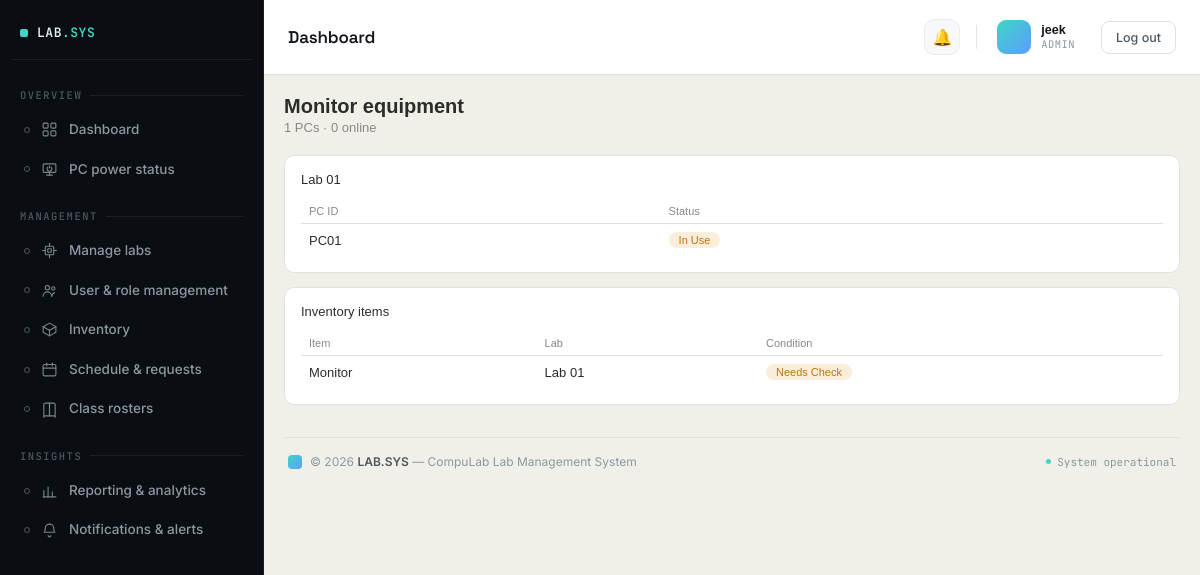
The page /labs/equipment/ (signed in) on the database its author committed.
### accounts/models.py (models this page shows, shortened)
class User(AbstractUser):
    ROLE_CHOICES = [
        ('admin', 'Admin'),
        ('incharge', 'Lab In-charge'),
        ('instructor', 'Instructor'),
        ('student', 'Student'),
    ]
    role = models.CharField(max_length=20, choices=ROLE_CHOICES, default='instructor')
    id_number = models.CharField(
        max_length=50, blank=True, default='',
        help_text='Student/Instructor ID — used to match this account to reservation requests and lab PC check-ins. Separate from the login username.'
    )
    assigned_lab = models.ForeignKey(
        'labs.Lab',
        null=True,
        blank=True,
        on_delete=models.SET_NULL,
        related_name='assigned_users'
    )
    email_notifications_enabled = models.BooleanField(default=True)

### labs/models.py (models this page shows, shortened)
class Lab(models.Model):
    name = models.CharField(max_length=100)
    location = models.CharField(max_length=200, blank=True)
    opening_time = models.TimeField(
        default='07:00',
        help_text='Daily opening time, used as the capacity basis for utilization % in reports.'
    )
    closing_time = models.TimeField(
        default='21:00',
        help_text='Daily closing time, used as the capacity basis for utilization % in reports.'
    )

class PC(models.Model):
    STATUS = [
        ('online', 'Online'),
        ('offline', 'Offline'),
        ('in_use', 'In Use'),
        ('issue', 'Has Issue'),
    ]
    lab = models.ForeignKey(Lab, on_delete=models.CASCADE, related_name='pcs')
    pc_id = models.CharField(max_length=10)
    ip_address = models.GenericIPAddressField(
        null=True, blank=True,
        help_text='Used to actually check whether this PC is reachable on the network.'
    )
    status = models.CharField(max_length=10, choices=STATUS, default='offline')
    last_active = models.DateTimeField(null=True, blank=True)
    current_user = models.ForeignKey(
        settings.AUTH_USER_MODEL,
        null=True, blank=True,
        on_delete=models.SET_NULL,
        related_name='pcs_in_use',
        help_text="The student currently signed in on this PC, set when they unlock it with their Student ID and password. Cleared once the PC goes offline or is reassigned.",
    )

class InventoryItem(models.Model):
    CONDITION = [
        ('good', 'Good'),
        ('fair', 'Fair'),
        ('needs_check', 'Needs Check'),
        ('faulty', 'Faulty'),
    ]
    STATUS = [
        ('operational', 'Operational'),
        ('under_repair', 'Under Repair'),
        ('retired', 'Retired'),
    ]
    name = models.CharField(max_length=200)
    category = models.CharField(max_length=100)
    quantity = models.PositiveIntegerField()
    condition = models.CharField(max_length=20, choices=CONDITION)
    status = models.CharField(max_length=20, choices=STATUS, default='operational')
    lab = models.ForeignKey(Lab, on_delete=models.CASCADE)
    last_checked = models.DateField(null=True, blank=True)

### labs/views.py (the view)
# urls.py: path('equipment/', views.EquipmentView.as_view(), name='equipment'),
class EquipmentView(RoleRequiredMixin, TemplateView):
    allowed_roles = ['admin', 'incharge']
    template_name = 'labs/equipment.html'
    def get_context_data(self, **kwargs):
        ctx = super().get_context_data(**kwargs)
        ctx['labs'] = Lab.objects.prefetch_related('pcs').all()
        ctx['items'] = InventoryItem.objects.select_related('lab').all()
        ctx['total_pcs'] = PC.objects.count()
        ctx['online_pcs'] = PC.objects.filter(status='online').count()
        return ctx

### accounts/context_processors.py (called while the page is built)
def sidebar_counts(request):
    if not request.user.is_authenticated:
        return {}
    return {
        'unread_notifications_count': Notification.objects.filter(
            user=request.user, read=False
        ).count(),
        'open_issues_count': Issue.objects.filter(status='open').count()
        if request.user.role in ['admin', 'incharge'] else 0,
    }

### accounts/mixins.py (called while the page is built)
    def dispatch(self, request, *args, **kwargs):
        if not request.user.is_authenticated:
            return self.handle_no_permission()
        if self.allowed_roles and request.user.role not in self.allowed_roles:
            raise PermissionDenied
        return super().dispatch(request, *args, **kwargs)

### compulab/templates/labs/equipment.html (shortened to what this page needs)
{% extends "base.html" %}
{% block content %}
<div class="page-header">
  <div>
    <h1>Monitor equipment</h1>
    <div class="sub">{{ total_pcs }} PCs · {{ online_pcs }} online</div>
  </div>
</div>
{% for lab in labs %}
  <div class="card">
    <div class="section-title">{{ lab.name }}</div>
    <table class="table">
      <thead><tr><th>PC ID</th><th>Status</th></tr></thead>
      <tbody>
        {% for pc in lab.pcs.all %}
          <tr>
            <td>{{ pc.pc_id }}</td>
            <td><span class="status-pill pill-{{ pc.status }}">{{ pc.get_status_display }}</span></td>
          </tr>
        {% empty %}
          <tr><td colspan="2"><p class="empty">No PCs in this lab.</p></td></tr>
        {% endfor %}
      </tbody>
    </table>
  </div>
{% empty %}
  <div class="card"><p class="empty">No labs set up yet.</p></div>
{% endfor %}
<div class="card">
  <div class="section-title">Inventory items</div>
  <table class="table">
    <thead><tr><th>Item</th><th>Lab</th><th>Condition</th></tr></thead>
    <tbody>
      {% for item in items %}
        <tr>
          <td>{{ item.name }}</td>
          <td>{{ item.lab.name }}</td>
          <td><span class="status-pill pill-{{ item.condition }}">{{ item.get_condition_display }}</span></td>
        </tr>
      {% empty %}
        <tr><td colspan="3"><p class="empty">No items recorded.</p></td></tr>
      {% endfor %}
    </tbody>
  </table>
</div>
{% endblock %}

### compulab/templates/dashboard/navbar.html (shortened to what this page needs)
<div class="topbar">
  <div class="topbar-title">{{ page_title|default:"Dashboard" }}</div>
  <div class="topbar-right">
    <div class="topbar-notif">
      <a href="{% url 'notifications' %}" title="Notifications">
        🔔
      </a>
    </div>
    <div class="topbar-user">
      <div class="avatar">
      </div>
      <div class="user-meta">
        <span class="user-name">{{ request.user.get_full_name|default:request.user.username }}</span>
        <span class="user-role">{{ request.user.role|default:"Admin" }}</span>
      </div>
    </div>
    <form method="post" action="{% url 'logout' %}" style="display:inline;">
      <button type="submit" class="btn">Log out</button>
    </form>
  </div>
</div>

### compulab/templates/base.html (style rules this page uses)
* { box-sizing: border-box; margin: 0; padding: 0; }
html, body { height: 100%; }
body { font-family: sans-serif; background: #f1f0e8; color: #2c2c2a; }
:root { --topbar-accent: #3ed6c4; --topbar-accent-tint: rgba(62,214,196,0.12); --topbar-ink-1: #12171d; --topbar-text-1: #4d5761; --topbar-text-2: #8b98a3; }
.card { background: white; border: 1px solid #e0e0e0; border-radius: 10px; padding: 16px; margin-bottom: 14px; }
.section-title { font-size: 13px; font-weight: 500; margin-bottom: 12px; }
.table { width: 100%; border-collapse: collapse; font-size: 13px; }
.table th { text-align: left; padding: 6px 8px; color: #888; font-weight: 500; border-bottom: 1px solid #e0e0e0; font-size: 11px; }
.table td { padding: 8px; border-bottom: 1px solid #f0f0f0; }
.table tr:last-child td { border-bottom: none; }
a { color: inherit; }
.page-header { display: flex; align-items: center; justify-content: space-between; margin-bottom: 20px; flex-wrap: wrap; gap: 12px; }
.page-header h1 { font-size: 20px; font-weight: 600; }
.page-header .sub { font-size: 13px; color: #888; margin-top: 2px; }
.status-pill { display: inline-block; padding: 2px 10px; border-radius: 10px; font-size: 11px; font-weight: 500; text-transform: capitalize; }
.pill-in_progress, .pill-in_use, .pill-needs_check, .pill-medium, .pill-issue, .pill-deactivate, .pill-under_repair { background: #FAEEDA; color: #BA7517; }

### compulab/templates/dashboard/navbar.html (style rules this page uses)
.topbar { padding: 16px 24px; border-bottom: 1px solid #e0e0e0; background: white; display: flex; align-items: center; justify-content: space-between; box-shadow: 0 1px 3px rgba(18, 23, 29, 0.03); }
.topbar-title { font-family: 'Space Grotesk', sans-serif; font-size: 17px; font-weight: 600; letter-spacing: -0.01em; color: #12171d; }
.topbar-right { display: flex; align-items: center; gap: 16px; font-size: 13px; color: #555; }
.topbar-notif { position: relative; display: flex; align-items: center; }
.topbar-notif a { position: relative; display: flex; align-items: center; justify-content: center; width: 36px; height: 36px; border-radius: 10px; font-size: 16px; text-decoration: none; color: #4d5761; background: #f7f8f9; border: 1px solid #ececec; transition: background-color 0.15s ease, border-color 0.15s ease, transform 0.15s ease; }
.topbar-user { display: flex; align-items: center; gap: 10px; padding: 4px 10px 4px 4px; border-radius: 12px; transition: background-color 0.15s ease; }
.avatar { width: 34px; height: 34px; border-radius: 9px; background: linear-gradient(135deg, #3ed6c4, #5b9dff); color: #0a0e12; font-family: 'JetBrains Mono', monospace; font-size: 12px; font-weight: 700; display: flex; align-items: center; justify-content: center; flex-shrink: 0; }
.user-meta { display: flex; flex-direction: column; line-height: 1.25; }
.user-name { font-size: 12.5px; font-weight: 600; color: #12171d; white-space: nowrap; }
.user-role { font-size: 10.5px; font-family: 'JetBrains Mono', monospace; color: #8b98a3; text-transform: uppercase; letter-spacing: 0.04em; }
.btn { display: inline-flex; align-items: center; gap: 6px; padding: 8px 14px; border-radius: 8px; font-size: 12.5px; font-weight: 500; border: 1px solid #e0e0e0; background: white; cursor: pointer; text-decoration: none; color: #4d5761; font-family: 'Inter', sans-serif; transition: background-color 0.15s ease, border-color 0.15s ease, color 0.15s ease; }

### rows shown on the page
User: user.get_full_name "jeek", user.role "ADMIN"
Lab: name "Lab 01"
PC: pc_id "PC01", status "In Use"
InventoryItem: name "Monitor", lab.name "Lab 01", condition "Needs Check"

### other values the page prints
{{ page_title|default:"Dashboard" }} "Dashboard"
{{ total_pcs }} "1"
{{ online_pcs }} "0"
